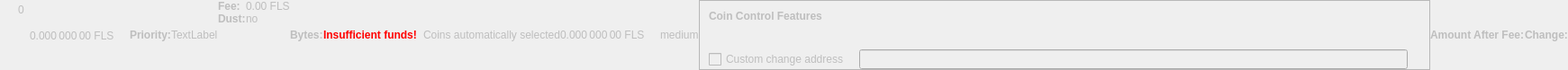
    <widget class="QWidget" name="dummyHideWidget" native="true">
     <property name="enabled">
      <bool>false</bool>
     </property>
     <property name="maximumSize">
      <size>
       <width>100</width>
       <height>22</height>
      </size>
     </property>
     <layout class="QHBoxLayout" name="dummyHideLayout">
      <property name="spacing">
       <number>0</number>
      </property>
      <property name="leftMargin">
       <number>0</number>
      </property>
      <property name="topMargin">
       <number>0</number>
      </property>
      <property name="rightMargin">
       <number>0</number>
      </property>
      <property name="bottomMargin">
       <number>0</number>
      </property>
      <item>
       <layout class="QFormLayout" name="formLayoutCoinControl1">
        <property name="horizontalSpacing">
         <number>10</number>
        </property>
        <property name="verticalSpacing">
         <number>14</number>
        </property>
        <property name="leftMargin">
         <number>10</number>
        </property>
        <property name="topMargin">
         <number>4</number>
        </property>
        <property name="rightMargin">
         <number>6</number>
        </property>
        <item row="0" column="1">
         <widget class="QLabel" name="labelCoinControlBytes">
          <property name="cursor">
           <cursorShape>IBeamCursor</cursorShape>
          </property>
          <property name="contextMenuPolicy">
           <enum>Qt::ActionsContextMenu</enum>
          </property>
          <property name="text">
           <string notr="true">0</string>
          </property>
          <property name="textInteractionFlags">
           <set>Qt::LinksAccessibleByMouse|Qt::TextSelectableByKeyboard|Qt::TextSelectableByMouse</set>
          </property>
         </widget>
        </item>
       </layout>
      </item>
      <item>
       <widget class="QLabel" name="labelCoinControlAfterFee">
        <property name="enabled">
         <bool>false</bool>
        </property>
        <property name="sizePolicy">
         <sizepolicy hsizetype="Fixed" vsizetype="Fixed">
          <horstretch>0</horstretch>
          <verstretch>0</verstretch>
         </sizepolicy>
        </property>
        <property name="minimumSize">
         <size>
          <width>111</width>
          <height>12</height>
         </size>
        </property>
        <property name="maximumSize">
         <size>
          <width>111</width>
          <height>12</height>
         </size>
        </property>
        <property name="cursor">
         <cursorShape>IBeamCursor</cursorShape>
        </property>
        <property name="contextMenuPolicy">
         <enum>Qt::ActionsContextMenu</enum>
        </property>
        <property name="text">
         <string notr="true">0.000 000 00 FLS</string>
        </property>
        <property name="textInteractionFlags">
         <set>Qt::LinksAccessibleByMouse|Qt::TextSelectableByKeyboard|Qt::TextSelectableByMouse</set>
        </property>
       </widget>
      </item>
      <item>
       <widget class="QLabel" name="labelCoinControlPriorityText">
        <property name="enabled">
         <bool>false</bool>
        </property>
        <property name="font">
         <font>
          <weight>75</weight>
          <bold>true</bold>
         </font>
        </property>
        <property name="text">
         <string>Priority:</string>
        </property>
       </widget>
      </item>
      <item>
       <layout class="QHBoxLayout" name="horizontalLayout">
        <item>
         <widget class="QLabel" name="WarningLabel">
          <property name="text">
           <string>TextLabel</string>
          </property>
         </widget>
        </item>
       </layout>
      </item>
      <item>
       <layout class="QFormLayout" name="formLayoutCoinControl3">
        <property name="horizontalSpacing">
         <number>0</number>
        </property>
        <property name="verticalSpacing">
         <number>0</number>
        </property>
        <property name="leftMargin">
         <number>0</number>
        </property>
        <property name="topMargin">
         <number>0</number>
        </property>
        <property name="rightMargin">
         <number>0</number>
        </property>
        <item row="0" column="0">
         <widget class="QLabel" name="labelCoinControlFeeText">
          <property name="enabled">
           <bool>false</bool>
          </property>
          <property name="font">
           <font>
            <weight>75</weight>
            <bold>true</bold>
           </font>
          </property>
          <property name="text">
           <string>Fee:</string>
          </property>
          <property name="margin">
           <number>0</number>
          </property>
         </widget>
        </item>
        <item row="0" column="1">
         <widget class="QLabel" name="labelCoinControlFee">
          <property name="enabled">
           <bool>false</bool>
          </property>
          <property name="cursor">
           <cursorShape>IBeamCursor</cursorShape>
          </property>
          <property name="contextMenuPolicy">
           <enum>Qt::ActionsContextMenu</enum>
          </property>
          <property name="text">
           <string notr="true">0.00 FLS</string>
          </property>
          <property name="textInteractionFlags">
           <set>Qt::LinksAccessibleByMouse|Qt::TextSelectableByKeyboard|Qt::TextSelectableByMouse</set>
          </property>
         </widget>
        </item>
        <item row="1" column="0">
         <widget class="QLabel" name="labelCoinControlLowOutputText">
          <property name="enabled">
           <bool>false</bool>
          </property>
          <property name="font">
           <font>
            <weight>75</weight>
            <bold>true</bold>
           </font>
          </property>
          <property name="text">
           <string>Dust:</string>
          </property>
         </widget>
        </item>
        <item row="1" column="1">
         <widget class="QLabel" name="labelCoinControlLowOutput">
          <property name="enabled">
           <bool>false</bool>
          </property>
          <property name="cursor">
           <cursorShape>IBeamCursor</cursorShape>
          </property>
          <property name="contextMenuPolicy">
           <enum>Qt::ActionsContextMenu</enum>
          </property>
          <property name="text">
           <string>no</string>
          </property>
          <property name="textInteractionFlags">
           <set>Qt::LinksAccessibleByMouse|Qt::TextSelectableByKeyboard|Qt::TextSelectableByMouse</set>
          </property>
         </widget>
        </item>
       </layout>
      </item>
      <item>
       <widget class="QLabel" name="labelCoinControlBytesText">
        <property name="enabled">
         <bool>false</bool>
        </property>
        <property name="font">
         <font>
          <weight>75</weight>
          <bold>true</bold>
         </font>
        </property>
        <property name="text">
         <string>Bytes:</string>
        </property>
       </widget>
      </item>
      <item>
       <layout class="QFormLayout" name="formLayoutCoinControl2">
        <property name="horizontalSpacing">
         <number>0</number>
        </property>
        <property name="verticalSpacing">
         <number>0</number>
        </property>
        <property name="leftMargin">
         <number>0</number>
        </property>
        <property name="topMargin">
         <number>0</number>
        </property>
        <property name="rightMargin">
         <number>0</number>
        </property>
       </layout>
      </item>
      <item>
       <layout class="QHBoxLayout" name="horizontalLayoutCoinControl2">
        <property name="spacing">
         <number>0</number>
        </property>
        <property name="bottomMargin">
         <number>0</number>
        </property>
       </layout>
      </item>
      <item>
       <widget class="QLabel" name="labelCoinControlInsuffFunds">
        <property name="enabled">
         <bool>false</bool>
        </property>
        <property name="minimumSize">
         <size>
          <width>0</width>
          <height>0</height>
         </size>
        </property>
        <property name="font">
         <font>
          <weight>75</weight>
          <bold>true</bold>
         </font>
        </property>
        <property name="styleSheet">
         <string notr="true">color:red;font-weight:bold;</string>
        </property>
        <property name="text">
         <string>Insufficient funds!</string>
        </property>
        <property name="margin">
         <number>5</number>
        </property>
       </widget>
      </item>
      <item>
       <layout class="QFormLayout" name="formLayoutCoinControl4">
        <property name="horizontalSpacing">
         <number>0</number>
        </property>
        <property name="verticalSpacing">
         <number>0</number>
        </property>
        <property name="leftMargin">
         <number>0</number>
        </property>
        <property name="topMargin">
         <number>0</number>
        </property>
        <property name="rightMargin">
         <number>0</number>
        </property>
       </layout>
      </item>
      <item>
       <widget class="QLabel" name="labelCoinControlChangeLabel">
        <property name="enabled">
         <bool>false</bool>
        </property>
        <property name="sizePolicy">
         <sizepolicy hsizetype="Preferred" vsizetype="Expanding">
          <horstretch>0</horstretch>
          <verstretch>0</verstretch>
         </sizepolicy>
        </property>
        <property name="minimumSize">
         <size>
          <width>0</width>
          <height>0</height>
         </size>
        </property>
        <property name="text">
         <string/>
        </property>
        <property name="margin">
         <number>3</number>
        </property>
       </widget>
      </item>
      <item>
       <widget class="QLabel" name="labelCoinControlAutomaticallySelected">
        <property name="enabled">
         <bool>false</bool>
        </property>
        <property name="sizePolicy">
         <sizepolicy hsizetype="Fixed" vsizetype="Fixed">
          <horstretch>0</horstretch>
          <verstretch>0</verstretch>
         </sizepolicy>
        </property>
        <property name="minimumSize">
         <size>
          <width>0</width>
          <height>0</height>
         </size>
        </property>
        <property name="maximumSize">
         <size>
          <width>240</width>
          <height>16777215</height>
         </size>
        </property>
        <property name="text">
         <string>Coins automatically selected</string>
        </property>
        <property name="margin">
         <number>5</number>
        </property>
       </widget>
      </item>
      <item>
       <widget class="QLabel" name="labelCoinControlChange">
        <property name="enabled">
         <bool>false</bool>
        </property>
        <property name="sizePolicy">
         <sizepolicy hsizetype="Fixed" vsizetype="Fixed">
          <horstretch>0</horstretch>
          <verstretch>0</verstretch>
         </sizepolicy>
        </property>
        <property name="minimumSize">
         <size>
          <width>111</width>
          <height>0</height>
         </size>
        </property>
        <property name="maximumSize">
         <size>
          <width>111</width>
          <height>16777215</height>
         </size>
        </property>
        <property name="cursor">
         <cursorShape>IBeamCursor</cursorShape>
        </property>
        <property name="contextMenuPolicy">
         <enum>Qt::ActionsContextMenu</enum>
        </property>
        <property name="text">
         <string notr="true">0.000 000 00 FLS</string>
        </property>
        <property name="textInteractionFlags">
         <set>Qt::LinksAccessibleByMouse|Qt::TextSelectableByKeyboard|Qt::TextSelectableByMouse</set>
        </property>
       </widget>
      </item>
      <item>
       <widget class="QLabel" name="labelCoinControlPriority">
        <property name="enabled">
         <bool>false</bool>
        </property>
        <property name="cursor">
         <cursorShape>IBeamCursor</cursorShape>
        </property>
        <property name="contextMenuPolicy">
         <enum>Qt::ActionsContextMenu</enum>
        </property>
        <property name="text">
         <string>medium</string>
        </property>
        <property name="textInteractionFlags">
         <set>Qt::LinksAccessibleByMouse|Qt::TextSelectableByKeyboard|Qt::TextSelectableByMouse</set>
        </property>
       </widget>
      </item>
      <item>
       <widget class="QFrame" name="frameCoinControl">
        <property name="sizePolicy">
         <sizepolicy hsizetype="Expanding" vsizetype="Expanding">
          <horstretch>0</horstretch>
          <verstretch>0</verstretch>
         </sizepolicy>
        </property>
        <property name="maximumSize">
         <size>
          <width>16777215</width>
          <height>16777215</height>
         </size>
        </property>
        <property name="frameShape">
         <enum>QFrame::StyledPanel</enum>
        </property>
        <property name="frameShadow">
         <enum>QFrame::Sunken</enum>
        </property>
        <layout class="QVBoxLayout" name="verticalLayoutCoinControl2_2">
         <property name="spacing">
          <number>0</number>
         </property>
         <property name="leftMargin">
          <number>0</number>
         </property>
         <property name="topMargin">
          <number>0</number>
         </property>
         <property name="rightMargin">
          <number>0</number>
         </property>
         <property name="bottomMargin">
          <number>0</number>
         </property>
         <item>
          <layout class="QVBoxLayout" name="verticalLayoutCoinControl" stretch="0,0,0,1">
           <property name="spacing">
            <number>0</number>
           </property>
           <property name="leftMargin">
            <number>10</number>
           </property>
           <property name="topMargin">
            <number>10</number>
           </property>
           <item>
            <layout class="QHBoxLayout" name="horizontalLayoutCoinControl1">
             <property name="bottomMargin">
              <number>15</number>
             </property>
             <item>
              <widget class="QLabel" name="labelCoinControlFeatures">
               <property name="enabled">
                <bool>false</bool>
               </property>
               <property name="sizePolicy">
                <sizepolicy hsizetype="Preferred" vsizetype="Maximum">
                 <horstretch>0</horstretch>
                 <verstretch>0</verstretch>
                </sizepolicy>
               </property>
               <property name="font">
                <font>
                 <weight>75</weight>
                 <bold>true</bold>
                </font>
               </property>
               <property name="styleSheet">
                <string notr="true">font-weight:bold;</string>
               </property>
               <property name="text">
                <string>Coin Control Features</string>
               </property>
              </widget>
             </item>
            </layout>
           </item>
           <item>
            <widget class="QWidget" name="widgetCoinControl" native="true">
             <property name="sizePolicy">
              <sizepolicy hsizetype="Preferred" vsizetype="Preferred">
               <horstretch>0</horstretch>
               <verstretch>0</verstretch>
              </sizepolicy>
             </property>
             <property name="minimumSize">
              <size>
               <width>0</width>
               <height>0</height>
              </size>
             </property>
             <property name="styleSheet">
              <string notr="true"/>
             </property>
             <layout class="QHBoxLayout" name="horizontalLayoutCoinControl5_2">
              <property name="leftMargin">
               <number>0</number>
              </property>
              <property name="topMargin">
               <number>0</number>
              </property>
              <property name="rightMargin">
               <number>0</number>
              </property>
              <property name="bottomMargin">
               <number>0</number>
              </property>
              <item>
               <layout class="QHBoxLayout" name="horizontalLayoutCoinControl3">
                <property name="spacing">
                 <number>20</number>
                </property>
                <property name="topMargin">
                 <number>0</number>
                </property>
                <property name="bottomMargin">
                 <number>10</number>
                </property>
               </layout>
              </item>
             </layout>
            </widget>
           </item>
           <item>
            <layout class="QHBoxLayout" name="horizontalLayoutCoinControl4" stretch="0,0,0">
             <property name="spacing">
              <number>12</number>
             </property>
             <property name="sizeConstraint">
              <enum>QLayout::SetDefaultConstraint</enum>
             </property>
             <property name="topMargin">
              <number>5</number>
             </property>
             <property name="rightMargin">
              <number>5</number>
             </property>
             <item>
              <widget class="QCheckBox" name="checkBoxCoinControlChange">
               <property name="enabled">
                <bool>false</bool>
               </property>
               <property name="toolTip">
                <string>If this is activated, but the change address is empty or invalid, change will be sent to a newly generated address.</string>
               </property>
               <property name="text">
                <string>Custom change address</string>
               </property>
              </widget>
             </item>
             <item>
              <widget class="QValidatedLineEdit" name="lineEditCoinControlChange">
               <property name="enabled">
                <bool>false</bool>
               </property>
               <property name="sizePolicy">
                <sizepolicy hsizetype="Expanding" vsizetype="Fixed">
                 <horstretch>0</horstretch>
                 <verstretch>0</verstretch>
                </sizepolicy>
               </property>
              </widget>
             </item>
             <item>
              <widget class="QLabel" name="labelCoinControlChangeLabel_2">
               <property name="sizePolicy">
                <sizepolicy hsizetype="Preferred" vsizetype="Expanding">
                 <horstretch>0</horstretch>
                 <verstretch>0</verstretch>
                </sizepolicy>
               </property>
               <property name="minimumSize">
                <size>
                 <width>0</width>
                 <height>0</height>
                </size>
               </property>
               <property name="text">
                <string/>
               </property>
               <property name="margin">
                <number>3</number>
               </property>
              </widget>
             </item>
            </layout>
           </item>
           <item>
            <spacer name="verticalSpacerCoinControl">
             <property name="orientation">
              <enum>Qt::Vertical</enum>
             </property>
             <property name="sizeHint" stdset="0">
              <size>
               <width>800</width>
               <height>1</height>
              </size>
             </property>
            </spacer>
           </item>
          </layout>
         </item>
        </layout>
       </widget>
      </item>
      <item>
       <widget class="QLabel" name="labelCoinControlAfterFeeText">
        <property name="enabled">
         <bool>false</bool>
        </property>
        <property name="minimumSize">
         <size>
          <width>0</width>
          <height>0</height>
         </size>
        </property>
        <property name="maximumSize">
         <size>
          <width>16777215</width>
          <height>16777215</height>
         </size>
        </property>
        <property name="font">
         <font>
          <weight>75</weight>
          <bold>true</bold>
         </font>
        </property>
        <property name="text">
         <string>Amount After Fee:</string>
        </property>
        <property name="alignment">
         <set>Qt::AlignLeading|Qt::AlignLeft|Qt::AlignVCenter</set>
        </property>
        <property name="margin">
         <number>0</number>
        </property>
       </widget>
      </item>
      <item>
       <widget class="QLabel" name="labelCoinControlChangeText">
        <property name="enabled">
         <bool>false</bool>
        </property>
        <property name="sizePolicy">
         <sizepolicy hsizetype="Preferred" vsizetype="Preferred">
          <horstretch>0</horstretch>
          <verstretch>0</verstretch>
         </sizepolicy>
        </property>
        <property name="minimumSize">
         <size>
          <width>0</width>
          <height>0</height>
         </size>
        </property>
        <property name="maximumSize">
         <size>
          <width>16777215</width>
          <height>16777215</height>
         </size>
        </property>
        <property name="font">
         <font>
          <weight>75</weight>
          <bold>true</bold>
         </font>
        </property>
        <property name="text">
         <string>Change:</string>
        </property>
        <property name="alignment">
         <set>Qt::AlignLeading|Qt::AlignLeft|Qt::AlignVCenter</set>
        </property>
       </widget>
      </item>
     </layout>
    </widget>
